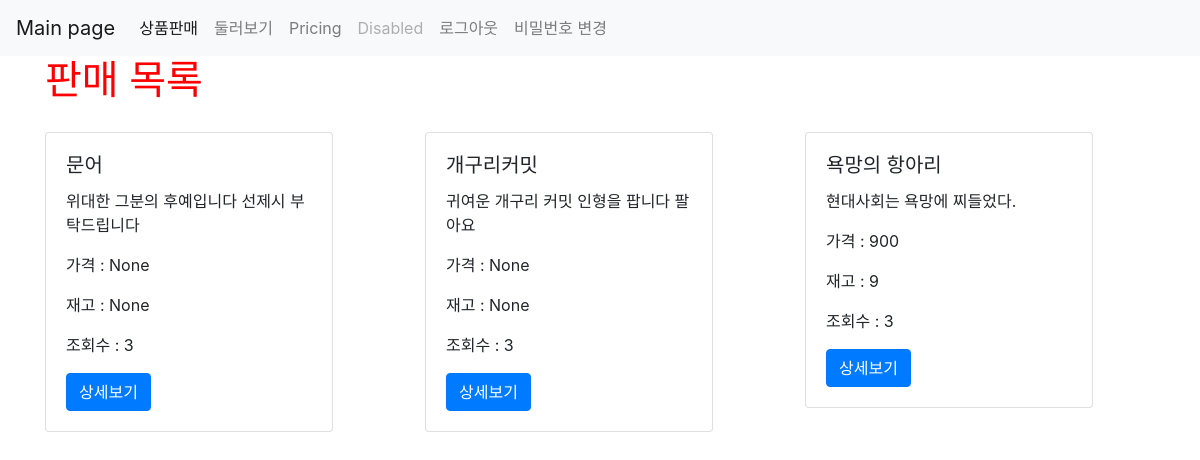
Screenshot of /products/ (signed in) with the database file from the repository.
### products/models.py (models this page shows)
class Product(models.Model):
    title = models.CharField(max_length = 100)
    content = models.TextField()
    user = models.ForeignKey(User, on_delete=models.CASCADE, null=True)
    created_at = models.DateTimeField(auto_now_add = True)
    updated_at = models.DateTimeField(auto_now = True)
    view_count = models.IntegerField(default=0)
    image = models.ImageField(upload_to='images/', null=True)
    price = models.IntegerField(null=True)
    stock = models.IntegerField(null=True)

### products/views.py (the view)
# urls.py: path('', views.main, name="main"),
def main(request):
    all_products = Product.objects.all()
    return render (request, 'products/main.html', {'products': all_products})

### products/templates/products/main.html
{% extends 'base.html' %}
{% load static %}
{% block content %}
{% include 'shared/_navbar.html' %}
    <div class="container">
        {% if user.is_authenticated %}
            <h1>판매 목록</h1>
            <div class="row">
                {% for product in products %}
                    <div class="col-md-4 col-12">
                        <div class="card" style="width: 18rem; margin-top: 20px;">
                            <div class="card-body">
                                <h5 class="card-title">{{ product.title }}</h5>
                                <p class="card-content">{{ product.content }}</p>
                                <p>가격 : {{ product.price }}</p>
                                <p>재고 : {{ product.stock }}</p>
                                <p>조회수 : {{ product.view_count }}</p>
                                <a href="{% url 'products:show' product.pk %}" class="btn btn-primary">상세보기</a>
                            </div>
                        </div>
                    </div>
                 {% endfor %}
            </div>
        {% else %}
            <h3>로그인 후 이용이 가능합니다.</h3>
            <a href="{% url 'account_login' %}" class="btn btn-warning">로그인</a>
            <a href="{% url 'account_signup' %}" class="btn btn-warning">회원가입</a>
        {% endif %}
    </div>
{% endblock %}

### myblog/static/css/project.css (style rules this page uses)
h1 { color: red; }

### rows the page displays
Product: title "문어", content "위대한 그분의 후예입니다 선제시 부탁드립니다", price "None", stock "None", view_count "3"
Product: title "개구리커밋", content "귀여운 개구리 커밋 인형을 팝니다 팔아요", price "None", stock "None", view_count "3"
Product: title "욕망의 항아리", content "현대사회는 욕망에 찌들었다.", price "900", stock "9", view_count "3"
